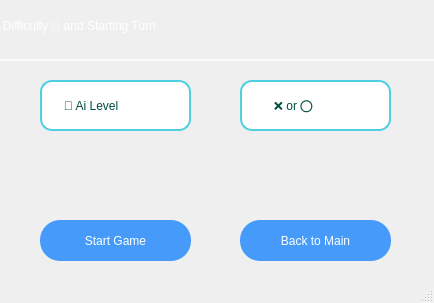
<?xml version="1.0" encoding="UTF-8"?>
<ui version="4.0">
 <class>Aipage</class>
 <widget class="QMainWindow" name="Aipage">
  <property name="geometry">
   <rect>
    <x>0</x>
    <y>0</y>
    <width>434</width>
    <height>303</height>
   </rect>
  </property>
  <property name="windowTitle">
   <string>MainWindow</string>
  </property>
  <property name="styleSheet">
   <string notr="true">QMainWindow {
    background: qlineargradient(
        spread: pad,
        x1: 0, y1: 0,
        x2: 1, y2: 1,
        stop: 0 rgba(0, 34, 133, 180),
        stop: 1 rgba(255, 255, 255, 80)
    );
}
</string>
  </property>
  <widget class="QWidget" name="centralwidget">
   <widget class="QGroupBox" name="groupBox_p">
    <property name="geometry">
     <rect>
      <x>40</x>
      <y>180</y>
      <width>171</width>
      <height>101</height>
     </rect>
    </property>
    <property name="styleSheet">
     <string notr="true">QGroupBox {
    border: none;
}
</string>
    </property>
    <property name="title">
     <string/>
    </property>
    <property name="flat">
     <bool>false</bool>
    </property>
    <property name="checkable">
     <bool>false</bool>
    </property>
    <property name="checked">
     <bool>false</bool>
    </property>
    <widget class="QPushButton" name="start_game_ai">
     <property name="geometry">
      <rect>
       <x>0</x>
       <y>40</y>
       <width>151</width>
       <height>41</height>
      </rect>
     </property>
     <property name="styleSheet">
      <string notr="true">QPushButton {
    border: none;
    color: white;
    background-color: rgba(0, 120, 255, 180); /* أزرق شفاف */
    font: bold 11pt &quot;Arial&quot;;
    border-radius: 20px;
    padding: 8px;
}

QPushButton:hover {
    background-color: rgba(30, 144, 255, 220); /* أزرق أفتح عند المرور */
    font: bold 12pt &quot;Arial&quot;;
}

QPushButton:pressed {
    background-color: rgba(0, 80, 180, 255); /* أزرق داكن عند الضغط */
    font: bold 12pt &quot;Arial&quot;;
}

QPushButton:disabled {
    background-color: rgba(150, 150, 150, 100); /* رمادي فاتح شفاف */
    color: rgba(255, 255, 255, 180); /* أبيض باهت */
    font: bold 11pt &quot;Arial&quot;;
}
</string>
     </property>
     <property name="text">
      <string>Start Game</string>
     </property>
    </widget>
   </widget>
   <widget class="QComboBox" name="turn_box_ai">
    <property name="enabled">
     <bool>true</bool>
    </property>
    <property name="geometry">
     <rect>
      <x>240</x>
      <y>80</y>
      <width>151</width>
      <height>51</height>
     </rect>
    </property>
    <property name="styleSheet">
     <string notr="true">QComboBox {
    background-color: qlineargradient(x1:0, y1:0, x2:0, y2:1,
                                      stop:0 #e0f7fa, stop:1 #b2ebf2); /* gradient blue */
    color: #004d40; /* deep teal text */
    border: 2px solid #4dd0e1;
    border-radius: 12px;
    padding: 8px 12px;
    font: bold 12pt &quot;Segoe UI&quot;;
}

QComboBox:hover {
    background-color: #b2ebf2;
    border: 2px solid #00acc1;
}

QComboBox::drop-down {
    border: none;
    width: 25px;
    background: transparent;
}

QComboBox::down-arrow {
    image: url(:/icons/arrow_down_dark.png); 
    width: 14px;
    height: 14px;
}

QComboBox QAbstractItemView {
    background-color: #ffffff;
    color: #004d40;
    border: 1px solid #4dd0e1;
    selection-background-color: #b2dfdb;
    font: 11pt &quot;Segoe UI&quot;;
}
</string>
    </property>
    <property name="editable">
     <bool>false</bool>
    </property>
    <property name="currentText">
     <string/>
    </property>
    <property name="placeholderText">
     <string>      ❌ or ⭕</string>
    </property>
   </widget>
   <widget class="QLabel" name="label_ai">
    <property name="geometry">
     <rect>
      <x>-30</x>
      <y>-10</y>
      <width>501</width>
      <height>71</height>
     </rect>
    </property>
    <property name="styleSheet">
     <string notr="true">QLabel {
    background-color: qlineargradient(
        x1: 0, y1: 0,
        x2: 1, y2: 1,
        stop: 0 rgba(30, 60, 114, 150),   /* Dark Blue with transparency */
        stop: 1 rgba(42, 82, 152, 150)    /* Medium Blue with transparency */
    );
    color: white;
    font: bold 17pt &quot;Segoe UI&quot;;
    padding: 14px;
    border-radius: 20px;
    border: 2px solid rgba(255, 255, 255, 180); /* Semi-transparent white border */
    qproperty-alignment: AlignCenter;
}

QLabel:hover {
    background-color: qlineargradient(
        x1: 1, y1: 0,
        x2: 0, y2: 1,
        stop: 0 rgba(58, 28, 113, 180),   /* Dark purple */
        stop: 1 rgba(215, 109, 119, 180)  /* Pink with transparency */
    );
    color: #FFEB3B;
    border: 2px solid #FFEB3B;
}
</string>
    </property>
    <property name="text">
     <string>Ai Difficulty 🤖 and Starting Turn</string>
    </property>
   </widget>
   <widget class="QPushButton" name="back_tomain_ai">
    <property name="geometry">
     <rect>
      <x>240</x>
      <y>220</y>
      <width>151</width>
      <height>41</height>
     </rect>
    </property>
    <property name="styleSheet">
     <string notr="true">QPushButton {
    border: none;
    color: white;
    background-color: rgba(0, 120, 255, 180); /* أزرق شفاف */
    font: bold 11pt &quot;Arial&quot;;
    border-radius: 20px;
    padding: 8px;
}

QPushButton:hover {
    background-color: rgba(30, 144, 255, 220); /* أزرق أفتح عند المرور */
    font: bold 12pt &quot;Arial&quot;;
}

QPushButton:pressed {
    background-color: rgba(0, 80, 180, 255); /* أزرق داكن عند الضغط */
    font: bold 12pt &quot;Arial&quot;;
}
</string>
    </property>
    <property name="text">
     <string>Back to Main</string>
    </property>
   </widget>
   <widget class="QComboBox" name="level_ai">
    <property name="enabled">
     <bool>true</bool>
    </property>
    <property name="geometry">
     <rect>
      <x>40</x>
      <y>80</y>
      <width>151</width>
      <height>51</height>
     </rect>
    </property>
    <property name="styleSheet">
     <string notr="true">QComboBox {
    background-color: qlineargradient(x1:0, y1:0, x2:0, y2:1,
                                      stop:0 #e0f7fa, stop:1 #b2ebf2); /* gradient blue */
    color: #004d40; /* deep teal text */
    border: 2px solid #4dd0e1;
    border-radius: 12px;
    padding: 8px 12px;
    font: bold 12pt &quot;Segoe UI&quot;;
}

QComboBox:hover {
    background-color: #b2ebf2;
    border: 2px solid #00acc1;
}

QComboBox::drop-down {
    border: none;
    width: 25px;
    background: transparent;
}

QComboBox::down-arrow {
    image: url(:/icons/arrow_down_dark.png); 
    width: 14px;
    height: 14px;
}

QComboBox QAbstractItemView {
    background-color: #ffffff;
    color: #004d40;
    border: 1px solid #4dd0e1;
    selection-background-color: #b2dfdb;
    font: 11pt &quot;Segoe UI&quot;;
}
</string>
    </property>
    <property name="editable">
     <bool>false</bool>
    </property>
    <property name="currentText">
     <string/>
    </property>
    <property name="placeholderText">
     <string>   🤖 Ai Level</string>
    </property>
   </widget>
  </widget>
  <widget class="QMenuBar" name="menubar">
   <property name="geometry">
    <rect>
     <x>0</x>
     <y>0</y>
     <width>434</width>
     <height>25</height>
    </rect>
   </property>
  </widget>
  <widget class="QStatusBar" name="statusbar"/>
 </widget>
 <resources/>
 <connections/>
</ui>
